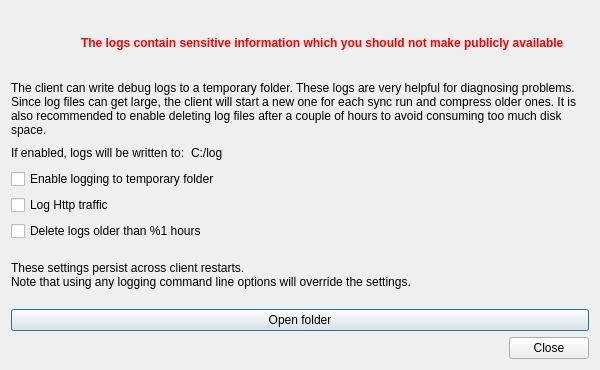
<?xml version="1.0" encoding="UTF-8"?>
<ui version="4.0">
 <class>OCC::LogBrowser</class>
 <widget class="QDialog" name="OCC::LogBrowser">
  <property name="geometry">
   <rect>
    <x>0</x>
    <y>0</y>
    <width>600</width>
    <height>300</height>
   </rect>
  </property>
  <property name="windowTitle">
   <string>Log Output</string>
  </property>
  <layout class="QVBoxLayout" name="verticalLayout">
   <item>
    <layout class="QHBoxLayout" name="horizontalLayout_2">
     <item>
      <widget class="QLabel" name="label_4">
       <property name="sizePolicy">
        <sizepolicy hsizetype="Fixed" vsizetype="Fixed">
         <horstretch>0</horstretch>
         <verstretch>0</verstretch>
        </sizepolicy>
       </property>
       <property name="minimumSize">
        <size>
         <width>64</width>
         <height>64</height>
        </size>
       </property>
       <property name="maximumSize">
        <size>
         <width>64</width>
         <height>64</height>
        </size>
       </property>
       <property name="text">
        <string/>
       </property>
       <property name="pixmap">
        <pixmap resource="../../client.qrc">:/client/resources/warning.svg</pixmap>
       </property>
       <property name="scaledContents">
        <bool>true</bool>
       </property>
      </widget>
     </item>
     <item>
      <widget class="QLabel" name="label_5">
       <property name="text">
        <string>&lt;html&gt;&lt;head/&gt;&lt;body&gt;&lt;p&gt;&lt;span style=&quot; font-weight:600; color:#ff0000;&quot;&gt;The logs contain sensitive information which you should not make publicly available&lt;/span&gt;&lt;/p&gt;&lt;/body&gt;&lt;/html&gt;</string>
       </property>
       <property name="wordWrap">
        <bool>true</bool>
       </property>
      </widget>
     </item>
    </layout>
   </item>
   <item>
    <widget class="QLabel" name="label">
     <property name="sizePolicy">
      <sizepolicy hsizetype="Preferred" vsizetype="MinimumExpanding">
       <horstretch>0</horstretch>
       <verstretch>0</verstretch>
      </sizepolicy>
     </property>
     <property name="text">
      <string>The client can write debug logs to a temporary folder. These logs are very helpful for diagnosing problems.
Since log files can get large, the client will start a new one for each sync run and compress older ones. It is also recommended to enable deleting log files after a couple of hours to avoid consuming too much disk space.</string>
     </property>
     <property name="wordWrap">
      <bool>true</bool>
     </property>
    </widget>
   </item>
   <item>
    <layout class="QHBoxLayout" name="horizontalLayout">
     <item>
      <widget class="QLabel" name="label_2">
       <property name="text">
        <string>If enabled, logs will be written to:</string>
       </property>
      </widget>
     </item>
     <item>
      <widget class="QLabel" name="locationLabel">
       <property name="text">
        <string>C:/log</string>
       </property>
       <property name="textInteractionFlags">
        <set>Qt::LinksAccessibleByMouse|Qt::TextSelectableByMouse</set>
       </property>
      </widget>
     </item>
     <item>
      <spacer name="horizontalSpacer">
       <property name="orientation">
        <enum>Qt::Horizontal</enum>
       </property>
       <property name="sizeHint" stdset="0">
        <size>
         <width>40</width>
         <height>20</height>
        </size>
       </property>
      </spacer>
     </item>
    </layout>
   </item>
   <item>
    <widget class="QCheckBox" name="enableLoggingButton">
     <property name="text">
      <string>Enable logging to temporary folder</string>
     </property>
    </widget>
   </item>
   <item>
    <widget class="QCheckBox" name="httpLogButton">
     <property name="text">
      <string>Log Http traffic </string>
     </property>
    </widget>
   </item>
   <item>
    <widget class="QCheckBox" name="deleteLogsButton">
     <property name="text">
      <string notr="true">Delete logs older than %1 hours</string>
     </property>
    </widget>
   </item>
   <item>
    <widget class="QLabel" name="label_3">
     <property name="sizePolicy">
      <sizepolicy hsizetype="Expanding" vsizetype="MinimumExpanding">
       <horstretch>0</horstretch>
       <verstretch>0</verstretch>
      </sizepolicy>
     </property>
     <property name="text">
      <string>These settings persist across client restarts.
Note that using any logging command line options will override the settings.</string>
     </property>
     <property name="wordWrap">
      <bool>true</bool>
     </property>
    </widget>
   </item>
   <item>
    <widget class="QPushButton" name="openFolderButton">
     <property name="text">
      <string>Open folder</string>
     </property>
    </widget>
   </item>
   <item>
    <widget class="QDialogButtonBox" name="buttonBox">
     <property name="orientation">
      <enum>Qt::Horizontal</enum>
     </property>
     <property name="standardButtons">
      <set>QDialogButtonBox::Close</set>
     </property>
    </widget>
   </item>
  </layout>
 </widget>
 <resources>
  <include location="../../client.qrc"/>
 </resources>
 <connections/>
</ui>
